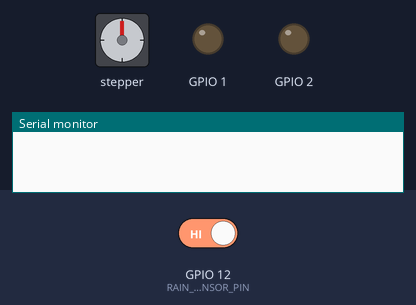
Simulated run of this sketch. Board: ESP32. On the bench: stepper motor, output pins drawn as LEDs (lit = HIGH), the last lines printed to the serial monitor. Wiring (inferred from the names in the program): stepper motor driver (200 steps per turn assumed): step GPIO 18; direction GPIO 4; enable GPIO 19. The inputs (shaded band) are chosen by the test bench; at power-on: GPIO 12 (RAIN_SENSOR_PIN) HIGH. WiFi joins after 1.5 s; servers stay silent unless stated; the local clock reads 2024-03-15 10:24:30 at power-on unless the sketch sets it; the modem accepts every AT command (registered, SIM ready, sends succeed) and sends nothing else; pins used as bus, display or sensor lines are not drawn.

Above: at 3.0 s.
3.1 s: GPIO 12 (RAIN_SENSOR_PIN) driven LOW
At 5.8 s:
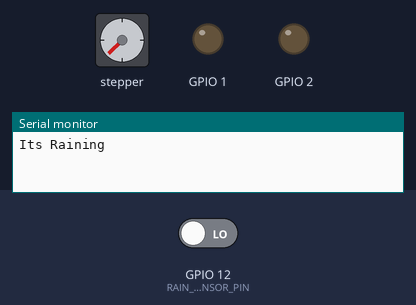
Timing chart, 0 to 7.3 s (numbered marks = the images above; inputs shaded):
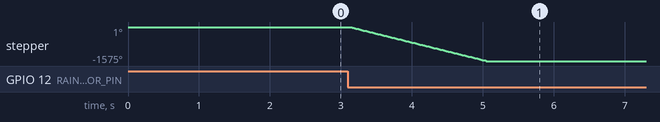

The sketch:

Final_Code.ino
```cpp
#define BLYNK_TEMPLATE_ID "TMPL6bD2KEXTs"
#define BLYNK_TEMPLATE_NAME "Motor"
#define BLYNK_AUTH_TOKEN "llygsdgSIVl1QGE-T_EAcK2pLmizNi8u"

#define BLYNK_PRINT Serial

#include <WiFi.h>
#include <Wire.h>
#include <RTClib.h>
#include <SoftwareSerial.h>
#include <BlynkSimpleEsp32.h>

char auth[] = BLYNK_AUTH_TOKEN;  // Replace "YourAuthToken" with your Blynk authentication token
char ssid[] = "SLT_FIBER";   // Replace "YourWiFiSSID" with your WiFi SSID
char pass[] = "PASSWORD";  // Replace "YourWiFiPassword" with your WiFi password

#define RAIN_SENSOR_PIN 12
#define EN_PIN   19 // Enable
#define STEP_PIN  18 // Step
#define DIR_PIN   4  // Direction
#define SIM800_TX_PIN 17
#define SIM800_RX_PIN 16

BlynkTimer timer;
RTC_DS3231 rtc;


void setup() {
  Serial.begin(9600);

  if (!rtc.begin()) {
    Serial.println("Couldn't find RTC");
  }

  if (rtc.lostPower()) {
    rtc.adjust(DateTime(F(__DATE__), F(__TIME__)));
  }

  pinMode(RAIN_SENSOR_PIN, INPUT);
  pinMode(EN_PIN, OUTPUT);
  digitalWrite(EN_PIN, HIGH); // Deactivate driver (LOW active)

  pinMode(DIR_PIN, OUTPUT);
  digitalWrite(DIR_PIN, LOW); // Set the direction pin to low

  pinMode(STEP_PIN, OUTPUT);
  digitalWrite(STEP_PIN, LOW); // Set the step pin to low
  digitalWrite(EN_PIN, LOW);
  pinMode (V1, OUTPUT);
  pinMode (V2, OUTPUT);
  Blynk.begin(auth, ssid, pass);
}

int flag = 0;
void loop() {
  int isRaining = digitalRead(RAIN_SENSOR_PIN);

  if (isRaining == LOW && flag == 0) {
    rotateMotor(875, 0, 1100);
    Serial.println("Its Raining");
    sendSMS("Window closed due to rain!"); // Rotate clockwise to close the window
    flag = 1;
    delay(1000);
  } else if (isRaining == HIGH && flag == 1) {
    flag = 0;
  }

  DateTime now = rtc.now();
  if (now.hour() ==1 && now.minute() == 27 && now.second() == 0) {
    // Rotate the motor clockwise
    rotateMotor(875, 0, 1100);
    sendSMS("Window closed as scheduled!");
    delay(100); // Adjust as needed
  }
  delay(100);
  Blynk.run();
  timer.run();
}

// Function to rotate the motor
void rotateMotor(int steps, bool direction, int speed) {
  // Set the motor direction
  digitalWrite(DIR_PIN, direction);

  // Step the motor
  for (int i = 0; i < steps; i++) {
    digitalWrite(STEP_PIN, HIGH);
    delayMicroseconds(speed);
    digitalWrite(STEP_PIN, LOW);
    delayMicroseconds(speed);
  }
}

SoftwareSerial serialSIM800(SIM800_TX_PIN,SIM800_RX_PIN);
void sendSMS(String message) {
  serialSIM800.begin(9600);
  delay(1000);

  Serial.println("Setup Complete!");
  Serial.println("Sending SMS...");

  //Set SMS format to ASCII
  serialSIM800.write("AT+CMGF=1\r\n");
  delay(1000);

  //Send new SMS command and message number
  serialSIM800.write("AT+CMGS=\"+94771143079\"\r\n");
  delay(1000);

  //Send SMS content
  serialSIM800.print(message);
  delay(1000);

  //Send Ctrl+Z / ESC to denote SMS message is complete
  serialSIM800.write((char)26);
  delay(1000);

  Serial.println("SMS Sent!");
}

// Blynk app button to move the motor clockwise
// Blynk app button to move the motor clockwise
BLYNK_WRITE(V1) {
  int buttonState = param.asInt();
  if (buttonState == 1) { // If button is pressed
    rotateMotor(925, 1, 1100); // Rotate clockwise
    sendSMS("Window opened!");
    digitalWrite(EN_PIN, LOW);

     // Activate driver
  }
}

// Blynk app button to move the motor counterclockwise
BLYNK_WRITE(V2) {
  int buttonState = param.asInt();
  if (buttonState == 1) { // If button is pressed
    rotateMotor(875, 0, 1100); // Rotate counterclockwise
    sendSMS("Window closed!");
    digitalWrite(EN_PIN, LOW);


     // Activate driver
  }


}
```

Measured:
- after the input at 3.1 s, stepper: turns 1575° counter-clockwise in 1.9 s, starting at once
